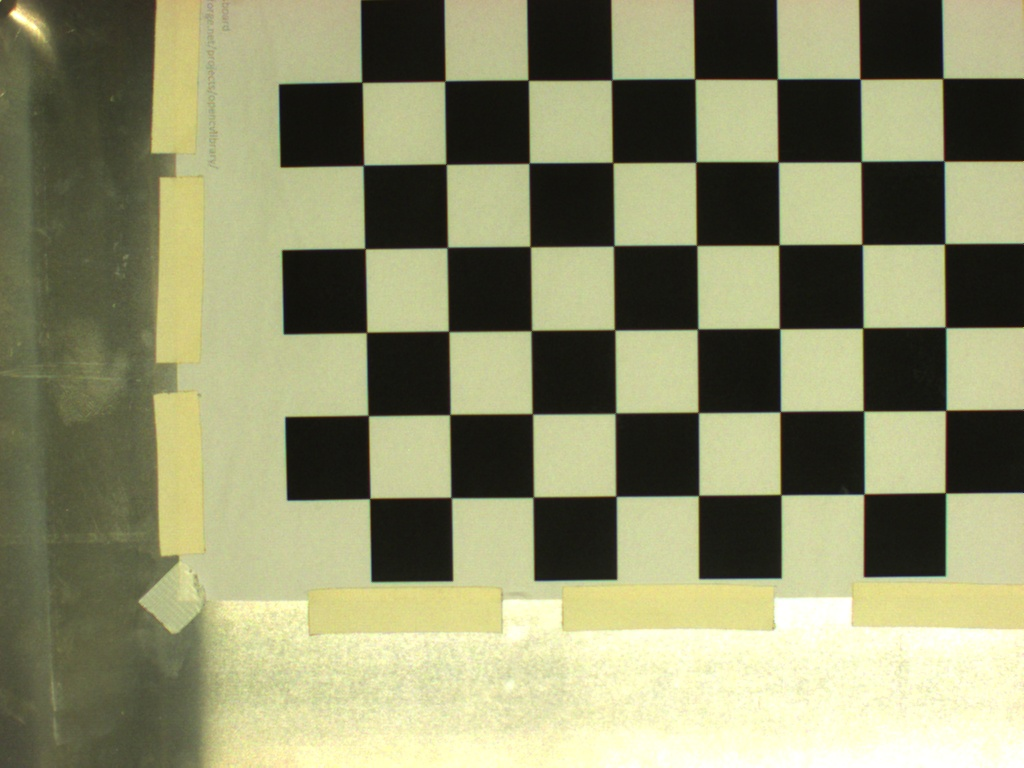
#> input picture image_processing/images/blackandwhite.jpg, 1024 x 768 px
$ python main_image_processing.py
#> lines starting #> are read from the running program, lines starting #| are printed output that depends on the picture; after the words box and inside, x2 and y2 are one past the last pixel; in counts of white or black regions, pixels touching at a corner belong together; long printed decimals are rounded
#> further down, img is the input picture: shape (768, 1024, 3); mean B, G, R 107.3, 142.2, 141
import cv2
import numpy as np
import math

#GLOBAL VARIABLES

DISTANCE_CAMERA_TO_BUTTOM = 27624 # 120cm
HANDLE_HEIGHT = 460 # 2cm
IMAGE_CENTER = (512, 384)

# Classes
class PuzzlePiece:
    # [25 lines left out: functions __init__, pretty_print, not called in this run]

class SlotPiece:
    # [23 lines left out: functions __init__, pretty_print, not called in this run]

class IMG_Processing:
    def __init__(self):
        pass

def show(img):
    """
    method to show the given image. The image will dissapear when pressing any button.
    :param img: the image to show
    """
    cv2.imshow("img", img)
    cv2.waitKey(0)


# [53 lines left out: functions show_contours_onebyone, find_board_contour_idx, find_board_contour, get_contours_external, not called in this run]

def get_contours_ccomp(img):
    """
    method to get the contours of a given image by using RETR_CCOMP. This will retrieve internal and external contours.
    :param img: The image should already been processed for contour detection.
    :type img:
    :return:
    :rtype:
    """
    contours, _ = cv2.findContours(img, cv2.RETR_CCOMP, cv2.CHAIN_APPROX_SIMPLE)
    return contours

# [107 lines left out: functions get_board_area, get_cut_contour, get_piece_contours, get_slot_contours, find_match, show_matches and 1 more, not called in this run]


def draw_contours(contours, img):
    """
    method to draw contours to an image.
    :param contours:
    :type contours:
    :param img: the image to draw the contours in.
    """
    cv2.drawContours(img, contours, -1, (0, 255, 255), 2)

# [425 lines left out: functions black_background, get_handle_circle, isValidCircle, get_handle_coordinates, show_handle_circles, show_handle_centers and 22 more, not called in this run]


def process_img(img, threshold_value):
    """
    method to process an image with dynamic threshold value
    :param img:
    :param threshold_value:
    :return: the theshold of the given image
    """
#> called with threshold_value = 130

    gray_img = cv2.cvtColor(img, cv2.COLOR_BGR2GRAY)
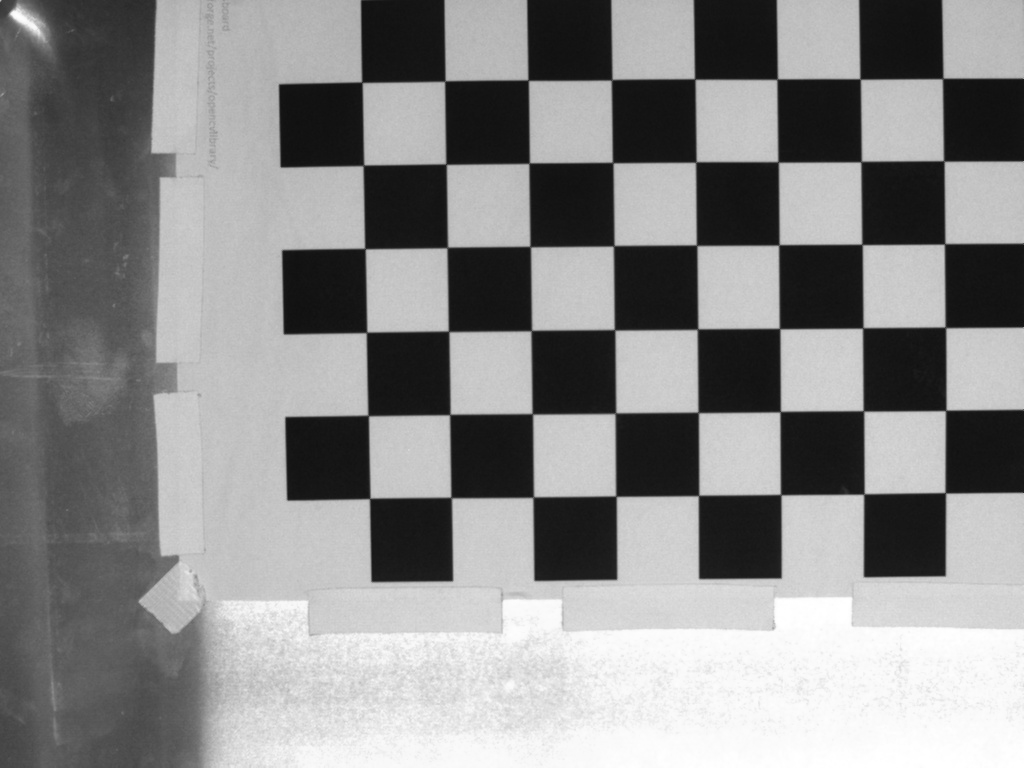
#> gray_img: shape (768, 1024); min 15, max 255, mean 137.9
    # blurred_img = cv2.medianBlur(gray_img, 5)
    # edged_img = cv2.Canny(blurred_img, 63, 180) # these parameters are important. The image detection behaves differently when changing the contrast.
    ret, threshold = cv2.threshold(gray_img, threshold_value, 255, cv2.THRESH_BINARY)
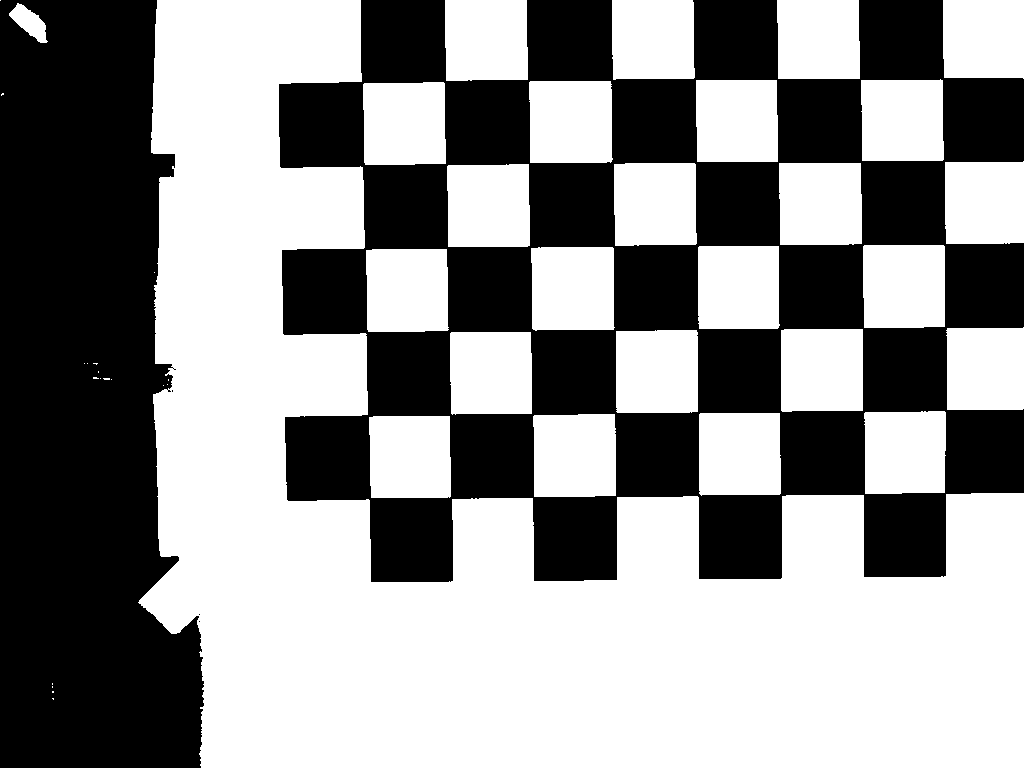
#> threshold: shape (768, 1024); 56.4% white; 5 black regions (3 under 20 px), largest, box (x1, y1, x2, y2) and area: (279, 0, 1024, 582) 216440, (0, 0, 204, 768) 126248
#> ret = 130
    threshold = 255 - threshold  # invert the coloring
#> threshold: shape (768, 1024); 43.6% white; 5 white regions (3 under 20 px)
    return threshold


# [89 lines left out: functions get_point_difference, rotate_vector, get_slot_center, rotate_contour, shift_contour, add_points, not called in this run]

def check_initialization(puzzlepieces, slotpieces):
    return check_contours(slotpieces, puzzlepieces) and check_centers(slotpieces, puzzlepieces)
    #check_angle(puzzlepieces)
    #check_matches(puzzlepieces)


# [80 lines left out: functions check_contours, check_centers, pretty_print, correctParallaxEffect, normalize_vector, init_pieces_and_slots and 1 more, not called in this run]

def draw_point(coordinate, img, color):
    cv2.circle(img, (int(coordinate[0]), int(coordinate[1])), 1, color, 0)

if __name__ == '__main__':
    img = cv2.imread('images/blackandwhite.jpg')
    # [12 lines of commented-out code are left out]

    show(img)
    thresh = process_img(img, 130)
    show(thresh)

    contours = get_contours_ccomp(thresh)
#> in get_contours_ccomp, `contours, _ = cv2.findContours(img, cv2.RETR_CCOMP, cv2.CHAIN_APPROX_S..`: contours = 41 contours, 19 with area under 20; largest, box (x1, y1, x2, y2) and area: (279, 0, 1024, 582) 334910, (0, 0, 204, 768) 126030, (530, 246, 616, 332) 6978, (615, 329, 699, 414) 6915, (862, 244, 946, 329) 6915

    for contour in contours:
        length = cv2.arcLength(contour, True)
        if (length > 300 and length < 350):
            print(length)
            draw_contours([contour], img)
            show(img)
#> this loop made 41 passes
#> length on passes 4 to 15: 4265, 327.6, 332.4, 329.8, 332.3, 330.4, 333.5, 329.9, 330.4, 333.8, 330.4, 329.3
#> (contour, length) on passes 1, 2, 3, 28, 29, 31: ([[199, 621]], 0), ([[199, 614]], 0), ([[172, 390], [172, 391]], 2), ([[162, 385], [163, 384], [164, 385], [163, 386]], 5.66), ([[166, 384], [167, 383], [168, 384], [167, 385]], 5.66), ([[110, 379], [111, 378], [112, 379], [111, 380]], 5.66)
#| 327.556
#| 332.385
#| 329.799
#| 332.284
#| 330.385
#| 333.456
#| 329.899
#| 330.385
#> (further printed lines are left out)
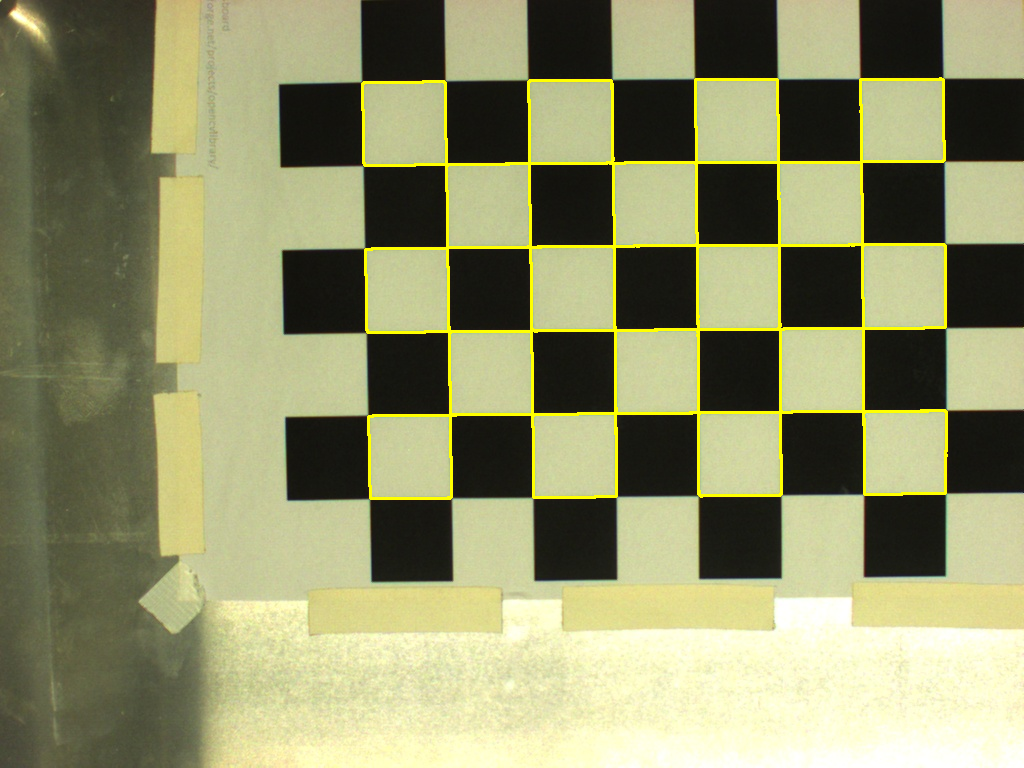
#> img: shape (768, 1024, 3); mean B, G, R 105.6, 145.7, 144.5
